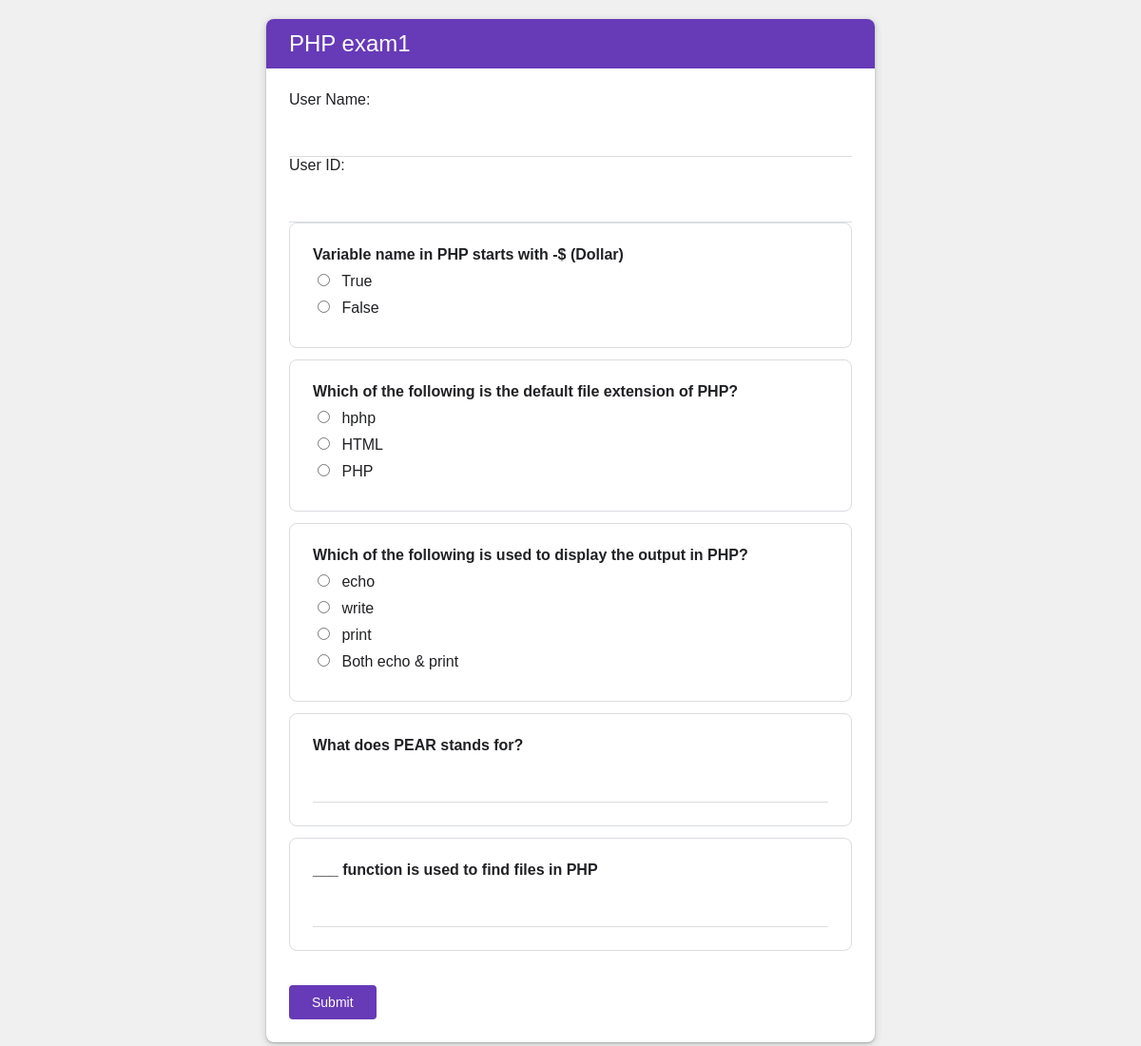
/user.php?form_name=PHP exam1, run on the app's committed database.
### tables this page shows
CREATE TABLE `questions` (
  `id` int(11) NOT NULL,
  `question` text NOT NULL,
  `form_name` varchar(225) DEFAULT NULL,
  `question_type` enum('short','truefalse','multiple') NOT NULL,
  `correct_answer` varchar(255) DEFAULT NULL
);

CREATE TABLE `options` (
  `id` int(11) NOT NULL,
  `question_id` int(11) NOT NULL,
  `option_text` varchar(255) NOT NULL,
  `form_name` varchar(225) DEFAULT NULL
);

### user.php (the view, shortened to what this page needs)
<?php
include 'db.php';
$form_name = mysqli_real_escape_string($mysqli, $_GET['form_name']);
$query = "SELECT * FROM questions WHERE form_name = '$form_name'";
$result = mysqli_query($mysqli, $query);
$questions = [];
if ($result) {
    while ($row = mysqli_fetch_assoc($result)) {
        $questions[] = $row;
    }
}
?>
<!DOCTYPE html>
<html lang="en">
<head>
    <link rel="stylesheet" href="css/user.css">
</head>
<body>
<div class="form-container">
    <div class="form-header">
        <h2><?php echo htmlspecialchars($form_name); ?></h2>
    </div>
    <div class="form-content">
        <form action="submit_answers.php?form_name=<?php echo htmlspecialchars($form_name); ?>" method="post">
            <div class="user-info">
                <label for="user_name">User Name:</label>
                <input type="text" id="user_name" name="user_name" required>
                <label for="user_id">User ID:</label>
                <input type="text" id="user_id" name="user_id" required>
            </div>
            <?php foreach ($questions as $question): ?>
                <div class="question-block">
                    <label><strong><?php echo htmlspecialchars($question['question']); ?></strong>
                    </label>
                    <?php if ($question['question_type'] == 'short'): ?>
                        <input type="text" name="answers[<?php echo $question['id']; ?>]" required>
                    <?php elseif ($question['question_type'] == 'truefalse'): ?>
                        <div class="option">
                            <label><input type="radio" name="answers[<?php echo $question['id']; ?>]" value="true" required> True</label>
                        </div>
                        <div class="option">
                            <label><input type="radio" name="answers[<?php echo $question['id']; ?>]" value="false" required> False</label>
                        </div>
                    <?php elseif ($question['question_type'] == 'multiple'): ?>
                        <?php
                        $question_id = intval($question['id']);
                        $options_query = "SELECT * FROM options WHERE question_id = $question_id";
                        $options_result = mysqli_query($mysqli, $options_query);
                        if ($options_result) {
                            while ($option = mysqli_fetch_assoc($options_result)): ?>
                                <div class="option">
                                    <label><input type="radio" name="answers[<?php echo $question['id']; ?>]" value="<?php echo htmlspecialchars($option['option_text']); ?>" required>
                                        <?php echo htmlspecialchars($option['option_text']); ?>
                                    </label>
                                </div>
                            <?php endwhile;
                        }
                        ?>
                    <?php endif; ?>
                </div>
            <?php endforeach; ?>
            <input type="submit" name="submit" value="Submit">
        </form>
    </div>
</div>
</body>
</html>

### css/user.css (style rules this page uses)
body { font-family: Arial, sans-serif; background-color: #f0f0f0; margin: 0; padding: 20px; }
.form-container { max-width: 640px; margin: 0 auto; background-color: #fff; border-radius: 8px; overflow: hidden; box-shadow: 0 1px 2px 0 rgba(60,64,67,0.3), 0 2px 6px 2px rgba(60,64,67,0.15); }
.form-header { background-color: #673ab7; color: white; padding: 12px 24px; }
.form-header h2 { margin: 0; font-size: 24px; font-weight: 400; }
.form-content { padding: 24px; }
.question-block { background-color: #fff; border: 1px solid #dadce0; border-radius: 8px; margin-bottom: 12px; padding: 24px; }
label { font-weight: 400; color: #202124; display: block; margin-bottom: 8px; }
input[type="text"] { width: 100%; padding: 8px 0; border: none; border-bottom: 1px solid #dadce0; font-size: 16px; margin-top: 8px; }
input[type="radio"], input[type="checkbox"] { margin-right: 8px; }
.option { display: block; margin-top: 8px; }
input[type="submit"] { background-color: #673ab7; color: white; border: none; padding: 10px 24px; border-radius: 4px; cursor: pointer; font-size: 14px; margin-top: 24px; }

### data on the page
questions: question "Variable name in PHP starts with -$ (Dollar)"
questions: question "Which of the following is the default file extension of PHP?"
options: option_text "hphp"
options: option_text "HTML"
options: option_text "PHP"
questions: question "Which of the following is used to display the output in PHP?"
options: option_text "echo"
options: option_text "write"
options: option_text "print"
options: option_text "Both echo & print"
questions: question "What does PEAR stands for?"
questions: question "___ function is used to find files in PHP"

### other printed values
$form_name "PHP exam1"
